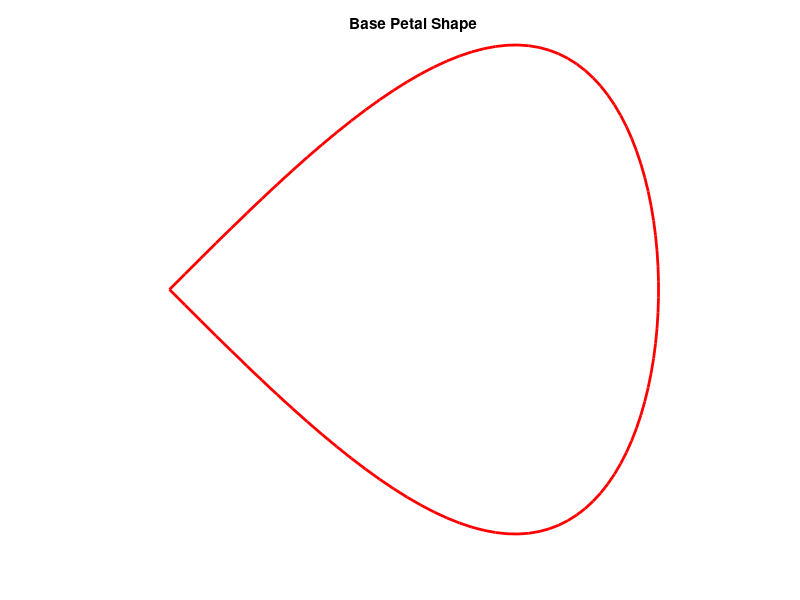

Source code (MATLAB):
function base_petal()
    figure;
    axis equal;
    hold on;
    axis off;

    % BASE PETAL SHAPE
    t = linspace(0, pi, 100);
    base_x = sin(t);
    base_y = cos(t) .* sin(t);  % smooth petal shape

    base_shape = [base_x; base_y];

    % plot the base shape
    plot(base_shape(1, :), base_shape(2, :), 'r', 'LineWidth', 2);

    title('Base Petal Shape');
end